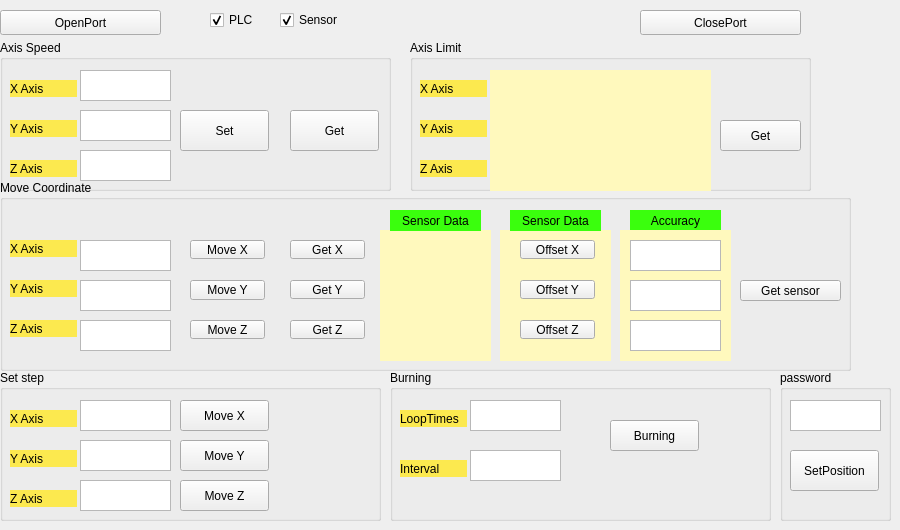
       <widget class="QWidget" name="tab_3">
        <attribute name="title">
         <string>Tab 1</string>
        </attribute>
        <widget class="QPushButton" name="pushButtonOpenPort">
         <property name="geometry">
          <rect>
           <x>0</x>
           <y>10</y>
           <width>161</width>
           <height>25</height>
          </rect>
         </property>
         <property name="text">
          <string>OpenPort</string>
         </property>
        </widget>
        <widget class="QPushButton" name="pushButtonClosePort">
         <property name="geometry">
          <rect>
           <x>640</x>
           <y>10</y>
           <width>161</width>
           <height>25</height>
          </rect>
         </property>
         <property name="text">
          <string>ClosePort</string>
         </property>
        </widget>
        <widget class="QGroupBox" name="groupBoxAxisSpeed">
         <property name="geometry">
          <rect>
           <x>0</x>
           <y>40</y>
           <width>391</width>
           <height>151</height>
          </rect>
         </property>
         <property name="title">
          <string>Axis Speed</string>
         </property>
         <widget class="QLabel" name="label">
          <property name="geometry">
           <rect>
            <x>10</x>
            <y>40</y>
            <width>67</width>
            <height>17</height>
           </rect>
          </property>
          <property name="styleSheet">
           <string notr="true">background-color: rgb(252, 233, 79);</string>
          </property>
          <property name="text">
           <string>X Axis</string>
          </property>
         </widget>
         <widget class="QLabel" name="label_3">
          <property name="geometry">
           <rect>
            <x>10</x>
            <y>80</y>
            <width>67</width>
            <height>17</height>
           </rect>
          </property>
          <property name="styleSheet">
           <string notr="true">background-color: rgb(252, 233, 79);</string>
          </property>
          <property name="text">
           <string>Y Axis</string>
          </property>
         </widget>
         <widget class="QLabel" name="label_5">
          <property name="geometry">
           <rect>
            <x>10</x>
            <y>120</y>
            <width>67</width>
            <height>17</height>
           </rect>
          </property>
          <property name="styleSheet">
           <string notr="true">background-color: rgb(252, 233, 79);</string>
          </property>
          <property name="text">
           <string>Z Axis</string>
          </property>
         </widget>
         <widget class="QTextEdit" name="textEditXSpeedSet">
          <property name="geometry">
           <rect>
            <x>80</x>
            <y>30</y>
            <width>91</width>
            <height>31</height>
           </rect>
          </property>
         </widget>
         <widget class="QTextEdit" name="textEditYSpeedSet">
          <property name="geometry">
           <rect>
            <x>80</x>
            <y>70</y>
            <width>91</width>
            <height>31</height>
           </rect>
          </property>
         </widget>
         <widget class="QTextEdit" name="textEditZSpeedSet">
          <property name="geometry">
           <rect>
            <x>80</x>
            <y>110</y>
            <width>91</width>
            <height>31</height>
           </rect>
          </property>
         </widget>
         <widget class="QPushButton" name="pushButtonSpeedSet">
          <property name="geometry">
           <rect>
            <x>180</x>
            <y>70</y>
            <width>89</width>
            <height>41</height>
           </rect>
          </property>
          <property name="text">
           <string>Set</string>
          </property>
         </widget>
         <widget class="QPushButton" name="pushButtonSpeedGet">
          <property name="geometry">
           <rect>
            <x>290</x>
            <y>70</y>
            <width>89</width>
            <height>41</height>
           </rect>
          </property>
          <property name="text">
           <string>Get</string>
          </property>
         </widget>
        </widget>
        <widget class="QGroupBox" name="groupBoxMoveCoordiante">
         <property name="geometry">
          <rect>
           <x>0</x>
           <y>180</y>
           <width>851</width>
           <height>191</height>
          </rect>
         </property>
         <property name="title">
          <string>Move Coordinate</string>
         </property>
         <widget class="QLabel" name="label_9">
          <property name="geometry">
           <rect>
            <x>10</x>
            <y>60</y>
            <width>67</width>
            <height>17</height>
           </rect>
          </property>
          <property name="styleSheet">
           <string notr="true">background-color: rgb(252, 233, 79);</string>
          </property>
          <property name="text">
           <string>X Axis</string>
          </property>
         </widget>
         <widget class="QLabel" name="label_10">
          <property name="geometry">
           <rect>
            <x>10</x>
            <y>100</y>
            <width>67</width>
            <height>17</height>
           </rect>
          </property>
          <property name="styleSheet">
           <string notr="true">background-color: rgb(252, 233, 79);</string>
          </property>
          <property name="text">
           <string>Y Axis</string>
          </property>
         </widget>
         <widget class="QLabel" name="label_11">
          <property name="geometry">
           <rect>
            <x>10</x>
            <y>140</y>
            <width>67</width>
            <height>17</height>
           </rect>
          </property>
          <property name="styleSheet">
           <string notr="true">background-color: rgb(252, 233, 79);</string>
          </property>
          <property name="text">
           <string>Z Axis</string>
          </property>
         </widget>
         <widget class="QTextEdit" name="textEditxMove">
          <property name="geometry">
           <rect>
            <x>80</x>
            <y>60</y>
            <width>91</width>
            <height>31</height>
           </rect>
          </property>
         </widget>
         <widget class="QTextEdit" name="textEdityMove">
          <property name="geometry">
           <rect>
            <x>80</x>
            <y>100</y>
            <width>91</width>
            <height>31</height>
           </rect>
          </property>
         </widget>
         <widget class="QTextEdit" name="textEditzMove">
          <property name="geometry">
           <rect>
            <x>80</x>
            <y>140</y>
            <width>91</width>
            <height>31</height>
           </rect>
          </property>
         </widget>
         <widget class="QPushButton" name="pushButtonMovex">
          <property name="geometry">
           <rect>
            <x>190</x>
            <y>60</y>
            <width>75</width>
            <height>19</height>
           </rect>
          </property>
          <property name="text">
           <string>Move X</string>
          </property>
         </widget>
         <widget class="QPushButton" name="pushButtonMovey">
          <property name="geometry">
           <rect>
            <x>190</x>
            <y>100</y>
            <width>75</width>
            <height>20</height>
           </rect>
          </property>
          <property name="text">
           <string>Move Y</string>
          </property>
         </widget>
         <widget class="QPushButton" name="pushButtonMovez">
          <property name="geometry">
           <rect>
            <x>190</x>
            <y>140</y>
            <width>75</width>
            <height>19</height>
           </rect>
          </property>
          <property name="text">
           <string>Move Z</string>
          </property>
         </widget>
         <widget class="QPushButton" name="pushButtonGetx">
          <property name="geometry">
           <rect>
            <x>290</x>
            <y>60</y>
            <width>75</width>
            <height>19</height>
           </rect>
          </property>
          <property name="text">
           <string>Get X</string>
          </property>
         </widget>
         <widget class="QPushButton" name="pushButtonGety">
          <property name="geometry">
           <rect>
            <x>290</x>
            <y>100</y>
            <width>75</width>
            <height>19</height>
           </rect>
          </property>
          <property name="text">
           <string>Get Y</string>
          </property>
         </widget>
         <widget class="QPushButton" name="pushButtonGetz">
          <property name="geometry">
           <rect>
            <x>290</x>
            <y>140</y>
            <width>75</width>
            <height>19</height>
           </rect>
          </property>
          <property name="text">
           <string>Get Z</string>
          </property>
         </widget>
         <widget class="QLabel" name="labelSensorX">
          <property name="geometry">
           <rect>
            <x>390</x>
            <y>60</y>
            <width>91</width>
            <height>21</height>
           </rect>
          </property>
          <property name="text">
           <string/>
          </property>
          <property name="alignment">
           <set>Qt::AlignCenter</set>
          </property>
         </widget>
         <widget class="QLabel" name="labelSensorY">
          <property name="geometry">
           <rect>
            <x>390</x>
            <y>100</y>
            <width>91</width>
            <height>21</height>
           </rect>
          </property>
          <property name="text">
           <string/>
          </property>
          <property name="alignment">
           <set>Qt::AlignCenter</set>
          </property>
         </widget>
         <widget class="QLabel" name="labelSensorZ">
          <property name="geometry">
           <rect>
            <x>390</x>
            <y>140</y>
            <width>91</width>
            <height>21</height>
           </rect>
          </property>
          <property name="text">
           <string/>
          </property>
          <property name="alignment">
           <set>Qt::AlignCenter</set>
          </property>
         </widget>
         <widget class="QLabel" name="label_15">
          <property name="geometry">
           <rect>
            <x>390</x>
            <y>30</y>
            <width>91</width>
            <height>21</height>
           </rect>
          </property>
          <property name="styleSheet">
           <string notr="true">background-color: rgb(58, 255, 13);</string>
          </property>
          <property name="text">
           <string>Sensor Data</string>
          </property>
          <property name="alignment">
           <set>Qt::AlignCenter</set>
          </property>
         </widget>
         <widget class="QLabel" name="label_12">
          <property name="geometry">
           <rect>
            <x>380</x>
            <y>50</y>
            <width>111</width>
            <height>131</height>
           </rect>
          </property>
          <property name="styleSheet">
           <string notr="true">background-color: rgb(255, 249, 189);</string>
          </property>
          <property name="text">
           <string/>
          </property>
         </widget>
         <widget class="QLabel" name="label_16">
          <property name="geometry">
           <rect>
            <x>510</x>
            <y>30</y>
            <width>91</width>
            <height>21</height>
           </rect>
          </property>
          <property name="styleSheet">
           <string notr="true">background-color: rgb(58, 255, 13);</string>
          </property>
          <property name="text">
           <string>Sensor Data</string>
          </property>
          <property name="alignment">
           <set>Qt::AlignCenter</set>
          </property>
         </widget>
         <widget class="QLabel" name="label_13">
          <property name="geometry">
           <rect>
            <x>500</x>
            <y>50</y>
            <width>111</width>
            <height>131</height>
           </rect>
          </property>
          <property name="styleSheet">
           <string notr="true">background-color: rgb(255, 249, 189);</string>
          </property>
          <property name="text">
           <string/>
          </property>
         </widget>
         <widget class="QPushButton" name="pushButtonOffsetX">
          <property name="geometry">
           <rect>
            <x>520</x>
            <y>60</y>
            <width>75</width>
            <height>19</height>
           </rect>
          </property>
          <property name="text">
           <string>Offset X</string>
          </property>
         </widget>
         <widget class="QPushButton" name="pushButtonOffsetY">
          <property name="geometry">
           <rect>
            <x>520</x>
            <y>100</y>
            <width>75</width>
            <height>19</height>
           </rect>
          </property>
          <property name="text">
           <string>Offset Y</string>
          </property>
         </widget>
         <widget class="QPushButton" name="pushButtonOffsetZ">
          <property name="geometry">
           <rect>
            <x>520</x>
            <y>140</y>
            <width>75</width>
            <height>19</height>
           </rect>
          </property>
          <property name="text">
           <string>Offset Z</string>
          </property>
         </widget>
         <widget class="QLabel" name="label_21">
          <property name="geometry">
           <rect>
            <x>630</x>
            <y>30</y>
            <width>91</width>
            <height>21</height>
           </rect>
          </property>
          <property name="styleSheet">
           <string notr="true">background-color: rgb(58, 255, 13);</string>
          </property>
          <property name="text">
           <string>Accuracy</string>
          </property>
          <property name="alignment">
           <set>Qt::AlignCenter</set>
          </property>
         </widget>
         <widget class="QLabel" name="label_22">
          <property name="geometry">
           <rect>
            <x>620</x>
            <y>50</y>
            <width>111</width>
            <height>131</height>
           </rect>
          </property>
          <property name="styleSheet">
           <string notr="true">background-color: rgb(255, 249, 189);</string>
          </property>
          <property name="text">
           <string/>
          </property>
         </widget>
         <widget class="QTextEdit" name="textEditxAccuracyZ">
          <property name="geometry">
           <rect>
            <x>630</x>
            <y>140</y>
            <width>91</width>
            <height>31</height>
           </rect>
          </property>
         </widget>
         <widget class="QTextEdit" name="textEditxAccuracyY">
          <property name="geometry">
           <rect>
            <x>630</x>
            <y>100</y>
            <width>91</width>
            <height>31</height>
           </rect>
          </property>
         </widget>
         <widget class="QTextEdit" name="textEditxAccuracyX">
          <property name="geometry">
           <rect>
            <x>630</x>
            <y>60</y>
            <width>91</width>
            <height>31</height>
           </rect>
          </property>
         </widget>
         <widget class="QPushButton" name="pushButtonGetSensorData">
          <property name="geometry">
           <rect>
            <x>740</x>
            <y>100</y>
            <width>101</width>
            <height>21</height>
           </rect>
          </property>
          <property name="text">
           <string>Get sensor</string>
          </property>
         </widget>
         <zorder>label_13</zorder>
         <zorder>label_12</zorder>
         <zorder>label_9</zorder>
         <zorder>label_10</zorder>
         <zorder>label_11</zorder>
         <zorder>textEditxMove</zorder>
         <zorder>textEdityMove</zorder>
         <zorder>textEditzMove</zorder>
         <zorder>pushButtonMovex</zorder>
         <zorder>pushButtonMovey</zorder>
         <zorder>pushButtonMovez</zorder>
         <zorder>pushButtonGetx</zorder>
         <zorder>pushButtonGety</zorder>
         <zorder>pushButtonGetz</zorder>
         <zorder>labelSensorX</zorder>
         <zorder>labelSensorY</zorder>
         <zorder>labelSensorZ</zorder>
         <zorder>label_15</zorder>
         <zorder>label_16</zorder>
         <zorder>pushButtonOffsetX</zorder>
         <zorder>pushButtonOffsetY</zorder>
         <zorder>pushButtonOffsetZ</zorder>
         <zorder>label_21</zorder>
         <zorder>label_22</zorder>
         <zorder>textEditxAccuracyZ</zorder>
         <zorder>textEditxAccuracyY</zorder>
         <zorder>textEditxAccuracyX</zorder>
         <zorder>pushButtonGetSensorData</zorder>
        </widget>
        <widget class="QGroupBox" name="groupBoxAxisLimit">
         <property name="geometry">
          <rect>
           <x>410</x>
           <y>40</y>
           <width>401</width>
           <height>151</height>
          </rect>
         </property>
         <property name="title">
          <string>Axis Limit</string>
         </property>
         <widget class="QLabel" name="label_14">
          <property name="geometry">
           <rect>
            <x>10</x>
            <y>40</y>
            <width>67</width>
            <height>17</height>
           </rect>
          </property>
          <property name="styleSheet">
           <string notr="true">background-color: rgb(252, 233, 79);</string>
          </property>
          <property name="text">
           <string>X Axis</string>
          </property>
         </widget>
         <widget class="QLabel" name="label_17">
          <property name="geometry">
           <rect>
            <x>10</x>
            <y>80</y>
            <width>67</width>
            <height>17</height>
           </rect>
          </property>
          <property name="styleSheet">
           <string notr="true">background-color: rgb(252, 233, 79);</string>
          </property>
          <property name="text">
           <string>Y Axis</string>
          </property>
         </widget>
         <widget class="QLabel" name="label_18">
          <property name="geometry">
           <rect>
            <x>10</x>
            <y>120</y>
            <width>67</width>
            <height>17</height>
           </rect>
          </property>
          <property name="styleSheet">
           <string notr="true">background-color: rgb(252, 233, 79);</string>
          </property>
          <property name="text">
           <string>Z Axis</string>
          </property>
         </widget>
         <widget class="QPushButton" name="pushButtonLimitGet">
          <property name="geometry">
           <rect>
            <x>310</x>
            <y>80</y>
            <width>81</width>
            <height>31</height>
           </rect>
          </property>
          <property name="text">
           <string>Get</string>
          </property>
         </widget>
         <widget class="QLabel" name="zMaxLimit">
          <property name="geometry">
           <rect>
            <x>90</x>
            <y>120</y>
            <width>91</width>
            <height>21</height>
           </rect>
          </property>
          <property name="text">
           <string/>
          </property>
          <property name="alignment">
           <set>Qt::AlignCenter</set>
          </property>
         </widget>
         <widget class="QLabel" name="xMaxLimit">
          <property name="geometry">
           <rect>
            <x>90</x>
            <y>40</y>
            <width>91</width>
            <height>21</height>
           </rect>
          </property>
          <property name="text">
           <string/>
          </property>
          <property name="alignment">
           <set>Qt::AlignCenter</set>
          </property>
         </widget>
         <widget class="QLabel" name="yMaxLimit">
          <property name="geometry">
           <rect>
            <x>90</x>
            <y>80</y>
            <width>91</width>
            <height>21</height>
           </rect>
          </property>
          <property name="text">
           <string/>
          </property>
          <property name="alignment">
           <set>Qt::AlignCenter</set>
          </property>
         </widget>
         <widget class="QLabel" name="zMinLimit">
          <property name="geometry">
           <rect>
            <x>200</x>
            <y>120</y>
            <width>91</width>
            <height>21</height>
           </rect>
          </property>
          <property name="text">
           <string/>
          </property>
          <property name="alignment">
           <set>Qt::AlignCenter</set>
          </property>
         </widget>
         <widget class="QLabel" name="xMinLimit">
          <property name="geometry">
           <rect>
            <x>200</x>
            <y>40</y>
            <width>91</width>
            <height>21</height>
           </rect>
          </property>
          <property name="text">
           <string/>
          </property>
          <property name="alignment">
           <set>Qt::AlignCenter</set>
          </property>
         </widget>
         <widget class="QLabel" name="yMinLimit">
          <property name="geometry">
           <rect>
            <x>200</x>
            <y>80</y>
            <width>91</width>
            <height>21</height>
           </rect>
          </property>
          <property name="text">
           <string/>
          </property>
          <property name="alignment">
           <set>Qt::AlignCenter</set>
          </property>
         </widget>
         <widget class="QLabel" name="label_19">
          <property name="geometry">
           <rect>
            <x>80</x>
            <y>30</y>
            <width>111</width>
            <height>131</height>
           </rect>
          </property>
          <property name="styleSheet">
           <string notr="true">background-color: rgb(255, 249, 189);</string>
          </property>
          <property name="text">
           <string/>
          </property>
         </widget>
         <widget class="QLabel" name="label_20">
          <property name="geometry">
           <rect>
            <x>190</x>
            <y>30</y>
            <width>111</width>
            <height>131</height>
           </rect>
          </property>
          <property name="styleSheet">
           <string notr="true">background-color: rgb(255, 249, 189);</string>
          </property>
          <property name="text">
           <string/>
          </property>
         </widget>
         <zorder>label_20</zorder>
         <zorder>label_19</zorder>
         <zorder>label_14</zorder>
         <zorder>label_17</zorder>
         <zorder>label_18</zorder>
         <zorder>pushButtonLimitGet</zorder>
         <zorder>zMaxLimit</zorder>
         <zorder>xMaxLimit</zorder>
         <zorder>yMaxLimit</zorder>
         <zorder>zMinLimit</zorder>
         <zorder>xMinLimit</zorder>
         <zorder>yMinLimit</zorder>
        </widget>
        <widget class="QCheckBox" name="checkBoxPLC">
         <property name="geometry">
          <rect>
           <x>210</x>
           <y>10</y>
           <width>51</width>
           <height>20</height>
          </rect>
         </property>
         <property name="text">
          <string>PLC</string>
         </property>
         <property name="checked">
          <bool>true</bool>
         </property>
        </widget>
        <widget class="QCheckBox" name="checkBoxSensor">
         <property name="geometry">
          <rect>
           <x>280</x>
           <y>10</y>
           <width>81</width>
           <height>20</height>
          </rect>
         </property>
         <property name="text">
          <string>Sensor</string>
         </property>
         <property name="checked">
          <bool>true</bool>
         </property>
        </widget>
        <widget class="QGroupBox" name="groupBoxAxisSpeed_2">
         <property name="geometry">
          <rect>
           <x>0</x>
           <y>370</y>
           <width>381</width>
           <height>151</height>
          </rect>
         </property>
         <property name="title">
          <string>Set step</string>
         </property>
         <widget class="QLabel" name="label_6">
          <property name="geometry">
           <rect>
            <x>10</x>
            <y>40</y>
            <width>67</width>
            <height>17</height>
           </rect>
          </property>
          <property name="styleSheet">
           <string notr="true">background-color: rgb(252, 233, 79);</string>
          </property>
          <property name="text">
           <string>X Axis</string>
          </property>
         </widget>
         <widget class="QLabel" name="label_7">
          <property name="geometry">
           <rect>
            <x>10</x>
            <y>80</y>
            <width>67</width>
            <height>17</height>
           </rect>
          </property>
          <property name="styleSheet">
           <string notr="true">background-color: rgb(252, 233, 79);</string>
          </property>
          <property name="text">
           <string>Y Axis</string>
          </property>
         </widget>
         <widget class="QLabel" name="label_8">
          <property name="geometry">
           <rect>
            <x>10</x>
            <y>120</y>
            <width>67</width>
            <height>17</height>
           </rect>
          </property>
          <property name="styleSheet">
           <string notr="true">background-color: rgb(252, 233, 79);</string>
          </property>
          <property name="text">
           <string>Z Axis</string>
          </property>
         </widget>
         <widget class="QTextEdit" name="textEditXStep">
          <property name="geometry">
           <rect>
            <x>80</x>
            <y>30</y>
            <width>91</width>
            <height>31</height>
           </rect>
          </property>
         </widget>
         <widget class="QTextEdit" name="textEditYStep">
          <property name="geometry">
           <rect>
            <x>80</x>
            <y>70</y>
            <width>91</width>
            <height>31</height>
           </rect>
          </property>
         </widget>
         <widget class="QTextEdit" name="textEditZStep">
          <property name="geometry">
           <rect>
            <x>80</x>
            <y>110</y>
            <width>91</width>
            <height>31</height>
           </rect>
          </property>
         </widget>
         <widget class="QPushButton" name="ButtonStepMoveX">
          <property name="geometry">
           <rect>
            <x>180</x>
            <y>30</y>
            <width>89</width>
            <height>31</height>
           </rect>
          </property>
          <property name="text">
           <string>Move X</string>
          </property>
         </widget>
         <widget class="QPushButton" name="ButtonStepMoveY">
          <property name="geometry">
           <rect>
            <x>180</x>
            <y>70</y>
            <width>89</width>
            <height>31</height>
           </rect>
          </property>
          <property name="text">
           <string>Move Y</string>
          </property>
         </widget>
         <widget class="QPushButton" name="ButtonStepMoveZ">
          <property name="geometry">
           <rect>
            <x>180</x>
            <y>110</y>
            <width>89</width>
            <height>31</height>
           </rect>
          </property>
          <property name="text">
           <string>Move Z</string>
          </property>
         </widget>
        </widget>
        <widget class="QGroupBox" name="groupBoxAxisSpeed_3">
         <property name="geometry">
          <rect>
           <x>390</x>
           <y>370</y>
           <width>381</width>
           <height>151</height>
          </rect>
         </property>
         <property name="title">
          <string>Burning</string>
         </property>
         <widget class="QLabel" name="label_29">
          <property name="geometry">
           <rect>
            <x>10</x>
            <y>40</y>
            <width>67</width>
            <height>17</height>
           </rect>
          </property>
          <property name="styleSheet">
           <string notr="true">background-color: rgb(252, 233, 79);</string>
          </property>
          <property name="text">
           <string>LoopTimes</string>
          </property>
         </widget>
         <widget class="QLabel" name="label_31">
          <property name="geometry">
           <rect>
            <x>10</x>
            <y>90</y>
            <width>67</width>
            <height>17</height>
           </rect>
          </property>
          <property name="styleSheet">
           <string notr="true">background-color: rgb(252, 233, 79);</string>
          </property>
          <property name="text">
           <string>Interval</string>
          </property>
         </widget>
         <widget class="QTextEdit" name="textEditBurningLoopTimes">
          <property name="geometry">
           <rect>
            <x>80</x>
            <y>30</y>
            <width>91</width>
            <height>31</height>
           </rect>
          </property>
         </widget>
         <widget class="QTextEdit" name="textEditBurningInterval">
          <property name="geometry">
           <rect>
            <x>80</x>
            <y>80</y>
            <width>91</width>
            <height>31</height>
           </rect>
          </property>
         </widget>
         <widget class="QPushButton" name="ButtonBurning">
          <property name="geometry">
           <rect>
            <x>220</x>
            <y>50</y>
            <width>89</width>
            <height>31</height>
           </rect>
          </property>
          <property name="text">
           <string>Burning</string>
          </property>
         </widget>
        </widget>
        <widget class="QGroupBox" name="groupBox">
         <property name="geometry">
          <rect>
           <x>780</x>
           <y>370</y>
           <width>111</width>
           <height>151</height>
          </rect>
         </property>
         <property name="title">
          <string>password</string>
         </property>
         <widget class="QTextEdit" name="textEditSetPosition">
          <property name="geometry">
           <rect>
            <x>10</x>
            <y>30</y>
            <width>91</width>
            <height>31</height>
           </rect>
          </property>
         </widget>
         <widget class="QPushButton" name="pushButtonSetPosition">
          <property name="geometry">
           <rect>
            <x>10</x>
            <y>80</y>
            <width>89</width>
            <height>41</height>
           </rect>
          </property>
          <property name="text">
           <string>SetPosition</string>
          </property>
         </widget>
        </widget>
        <zorder>groupBoxAxisSpeed</zorder>
        <zorder>pushButtonOpenPort</zorder>
        <zorder>pushButtonClosePort</zorder>
        <zorder>groupBoxMoveCoordiante</zorder>
        <zorder>groupBoxAxisLimit</zorder>
        <zorder>checkBoxPLC</zorder>
        <zorder>checkBoxSensor</zorder>
        <zorder>groupBoxAxisSpeed_2</zorder>
        <zorder>groupBoxAxisSpeed_3</zorder>
        <zorder>groupBox</zorder>
       </widget>
